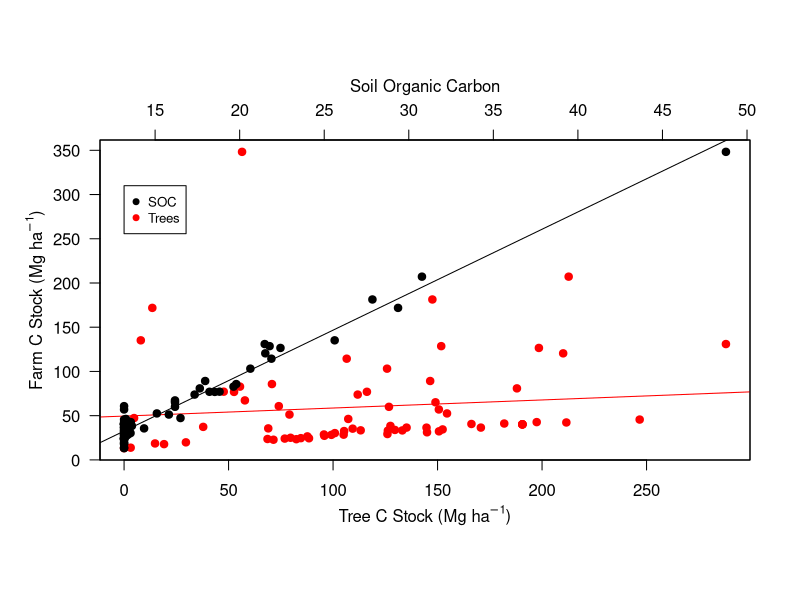
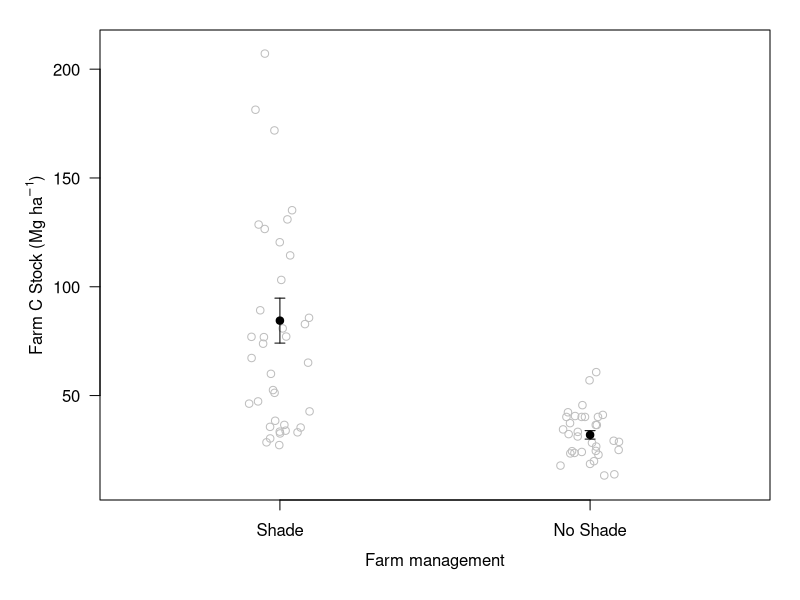

The R source for these figures, in order:
rm(list=ls())


c.dat<- read.csv("2022_09_13_PR_Carbon_Data_for_anaysis_updated.csv") ## this is the updated df with correct AGCB 

###########################
#						  #
##      Figure 4         ##
#						  #
###########################
par(oma=c(2,2,2,0),mai=c(1,0.6,1,0.5))
colnames(c.dat)
plot(c.dat$SOC,c.dat$tot_farm_C_updated,col="red",pch=19, xlab=NA, ylab=NA,yaxt="n",xaxt="n")
soc.model <- lm(c.dat$tot_farm_C_updated ~ c.dat$SOC)
abline(soc.model,col="red")
summary(soc.model)
axis(3)
mtext("Soil Organic Carbon",side=3,line=2.2)

par(new=T)
plot(c.dat$tot_shade_tree_C_updated,c.dat$tot_farm_C_updated,ylab="",xlab="",yaxt="n",pch=19)
axis(2,las=2)
mtext(expression(paste("Farm C Stock (Mg ", ha^-1,")")),side=2,line=2.5)
mtext(expression(paste("Tree C Stock (Mg ", ha^-1,")")),side=1,line=2.5)
tree.model <- lm(c.dat$tot_farm_C_updated ~ c.dat$tot_shade_tree_C_updated)
abline(tree.model)
summary(tree.model)

legend(0,310,col=c("black","red"),legend=c("SOC","Trees"),pch=19,cex=0.8)


###########################
#						  #
##      Figure 5         ##
#						  #
###########################

shade.dat <- c.dat[c.dat$shade == "Shaded",]
sun.dat <- c.dat[c.dat$shade == "No Trees",]


colnames(c.dat)
par(mfrow=c(1,1),mai=c(0.8,0.8,0.1,0.1),oma=c(1,1,1,1))

shade.x <- jitter(rep(1,length(shade.dat$tot_farm_C_updated)),amount=0.1)
sun.x <- jitter(rep(2,length(sun.dat $tot_farm_C_updated)),amount=0.1)

shade.y <- shade.dat$tot_farm_C_updated
sun.y <- sun.dat$tot_farm_C_updated

plot(NA,xlab="",ylab="",yaxt="n",ylim=c(10,210),xlim=c(0.5,2.5),xaxt="n")
axis(2,las=2)
axis(1,labels=c("Shade","No Shade"),at=c(1,2),las=1)
mtext("Farm management",side=1,line=2.5)
mtext(expression(paste("Farm C Stock (Mg ", ha^-1,")")),side=2,line=2.5)
points(shade.x, shade.y,col="grey")
points(sun.x, sun.y,col="grey")
means <- c(mean(shade.y),mean(sun.y))
errors <- c(sd(shade.y)/sqrt(length(shade.y)),sd(sun.y)/sqrt(length(sun.y)))
points(c(1,2),means,pch=19)
arrows(c(1,2),means + errors,c(1,2),means - errors,angle=90,code=3,length=0.05)

###########################
#						  #
##      Figure 7         ##
#						  #
###########################

